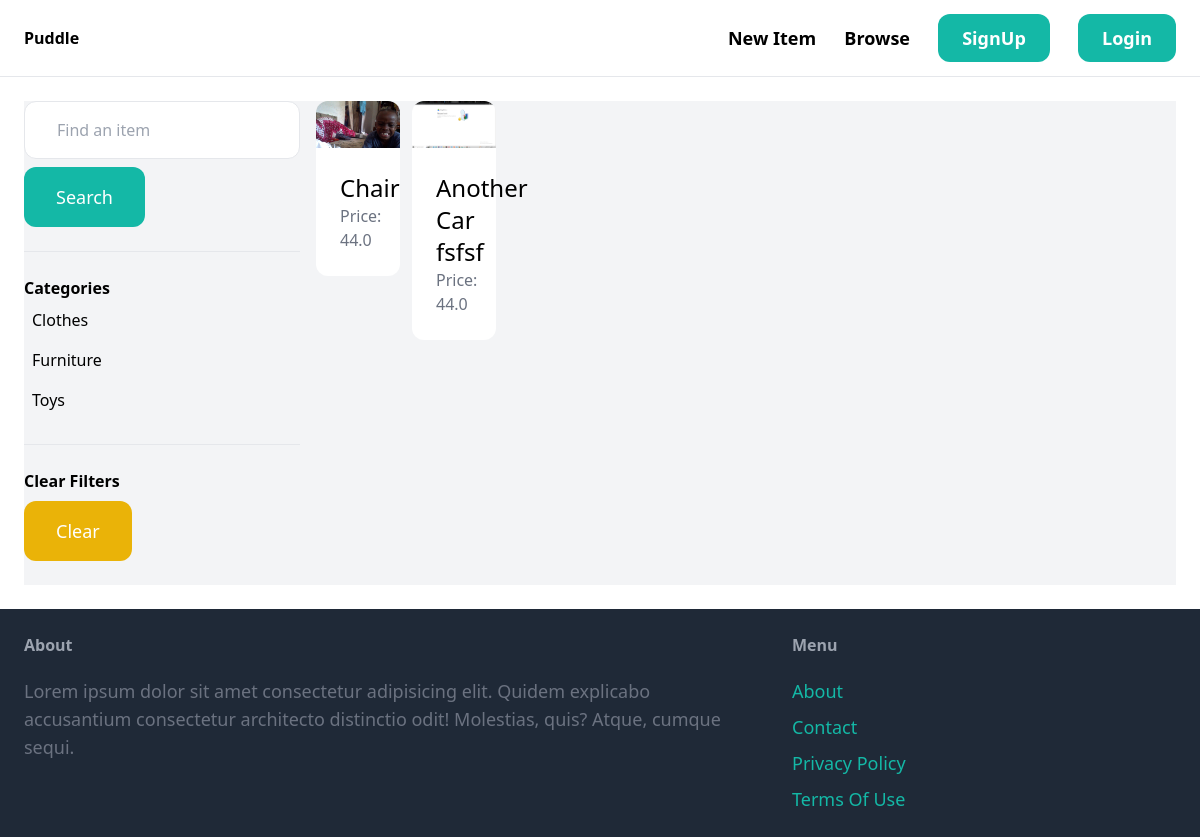
Before: /items/ with the older database file.
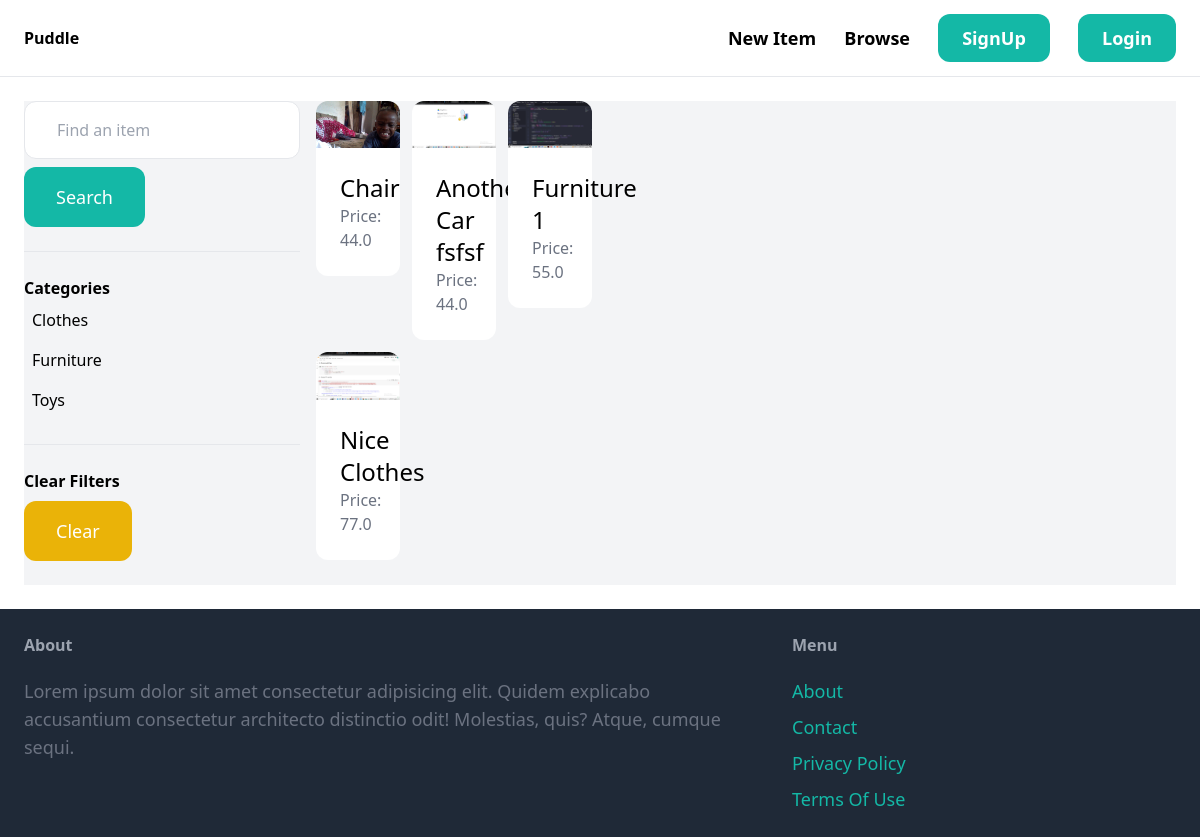
After: the same page with the newer database file.
### item/models.py (models this page shows, shortened)
class Category(models.Model):
    name = models.CharField(max_length=255)
    class Meta:
        ordering = ('name',)
        verbose_name_plural = 'Categories'

class Item(models.Model):
    category = models.ForeignKey(Category, on_delete=models.CASCADE, related_name = 'items')
    name = models.CharField(max_length=255)
    description = models.TextField(blank=True, null=True)
    price = models.FloatField()
    image = models.ImageField(upload_to='item_images', blank=True, null=True)
    is_sold = models.BooleanField(default=False)
    created_at = models.DateTimeField(auto_now_add=True)
    created_by = models.ForeignKey(User, on_delete=models.CASCADE, related_name='items')

### item/views.py (the view)
# urls.py: path('', views.items, name='items'),
def items(request):
    query = request.GET.get('query', '')
    category_id = request.GET.get('category', 0)
    items = Item.objects.filter(is_sold=False)
    categories = Category.objects.all()
    if category_id:
        items = Item.objects.filter(category_id=category_id)
    if query:
        items = Item.objects.filter(Q(name__icontains=query) | Q(description__icontains=query))
    return render(request, 'item/items.html', {
        'items':items,
        'query': query,
        'categories': categories,
        'category_id': int(category_id)
    })

### item/templates/item/items.html (shortened to what this page needs)
{% extends 'core/base.html' %}
{% block content %}
    <div class="pb-6 grid grid-cols-4 gap-4 bg-gray-100">
        <div class="cols-span-1">
            <form action="{% url 'item:items' %}" method="GET">
                <input type="text" name="query" class="w-full py-4 px-8
                 border rounded-xl" value="{{ query }}" placeholder="Find an item">
                 <button class="mt-2 py-4 px-8 text-lg bg-teal-500 text-white rounded-xl">Search</button>
            </form>
            <hr class="my-6">
            <p class="font-semibold">Categories</p>
            <ul>
                {% for category in categories %}
                    <li class="py-2 px-2 rounded-xl {% if category.id == category_id %} bg-gray-200{% endif %}">
                        <a href="{% url 'item:items' %}?query={{ query }}&category={{ category.id }}">
                            {{ category.name }}
                        </a>
                    </li>
                {% endfor %}
            </ul>
            <hr class="my-6">
            <p class="font-semibold">Clear Filters</p>
            <ul><li><a href="{% url 'item:items' %}" class="mt-2 py-4 px-8 inline-block bg-yellow-500 text-lg rounded-xl text-white">Clear</a></li></ul>
        </div>
        <div class="cols-span-3">
            <div class="grid grid-cols-3 gap-3">
                {% for item in items %}
                    <div>
                        <a href="{% url 'item:detail' item.id %}">
                            <div>
                                <img src="{{ item.image.url }}" alt="" class="rounded-t-xl">
                            </div>
                            <div class="p-6 bg-white rounded-b-xl">
                                <h2 class="text-2xl">{{ item.name }}</h2>
                                <p class="text-gray-500">Price: {{ item.price }}</p>
                            </div>
                        </a>
                    </div>
                {% endfor %}
            </div>
        </div>
    </div>
{% endblock %}

Changed rows visible on the page:
added Item: image (picture), name "Furniture 1", price "55.0"
added Item: image (picture), name "Nice Clothes", price "77.0"
